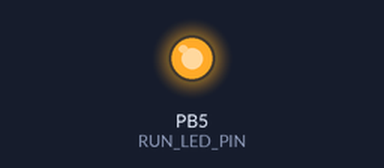
Bench run of a program on a simulated ATmega328P, built with avr-gcc and emulated at 10 MHz. Parts: output pins drawn as LEDs (lit = HIGH).

Above: at 0.15 s.
At 7.2 s:
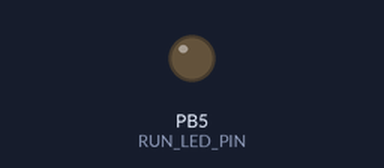
Timing chart, 0 to 10.3 s (numbered marks = the images above):
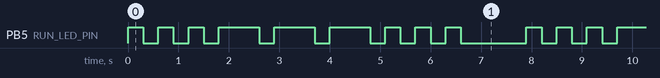

Measured:
- by itself, PB5 (RUN_LED_PIN): repeats every 7.9 s: 2 × (LOW 0.30 s, HIGH 0.30 s), 3 × (LOW 0.30 s, HIGH 0.80 s), 3 × (LOW 0.30 s, HIGH 0.30 s), LOW 1.3 s, HIGH 0.30 s
- by itself, everything shown: repeats every 7.9 s, in 18 steps

The program:

main.c
```c
/*
 * main.c
 *
 * Created: 2022-03-26 12:19:53 AM
 * Author : Andrew Ingram
 */

#include "include/common.h" // Must be included first
#include <avr/io.h>
#include <util/delay.h>
#include <stdbool.h>


#define DELAY_S 300
#define DELAY_O 800

void morse(char letter);

int main() {

	DDRB |= BITVALUE(RUN_LED_PIN);

	while (true) {
		morse('s');
		morse('o');
		morse('s');
		_delay_ms(1000);
	}
}

void morse(char letter) {

	if (letter == 's')
	{
		for (int i = 0; i < 3; i++)
		{
			PORTB |= BITVALUE(RUN_LED_PIN);
			_delay_ms(DELAY_S);
			PORTB &= ~BITVALUE(RUN_LED_PIN);
			_delay_ms(DELAY_S);
		}
	}
	else
	{
		for (int i = 0; i < 3; i++)
		{
			PORTB ^= BITVALUE(RUN_LED_PIN);
			_delay_ms(DELAY_O);
			PORTB &= ~BITVALUE(RUN_LED_PIN);
			_delay_ms(DELAY_S);
		}
	}
}
```

common.h
```c
/*
 * common.h
 *
 * Created: 2022-03-26 12:42:35 PM
 *  Author: Andrew Ingram
 */


#ifndef COMMON_H
#define COMMON_H

#define RUN_LED_PIN PORTB5 // The run-indication LED: 0 OFF, 1 ON
#define F_CPU 10000000UL // Clock frequency

// MACROS
#define BITVALUE(x) (1 << x)


#endif /* COMMON_H */
```
